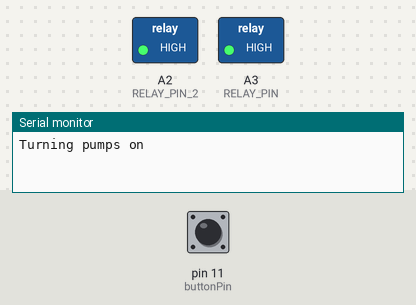
The sketch below on a simulated Arduino Uno, built with avr-gcc and run on an emulated ATmega328P. Parts: switched loads named in the sketch (green lamp = pin HIGH), the last lines printed to the serial monitor. The test bench sets the inputs (shaded band); at power-on: pin 11 (buttonPin) HIGH. The local clock reads 2024-03-15 10:24:30 at power-on unless the sketch sets it; no radio packets arrive unless stated.

Above: at 0.5 s.
At 2.5 s:
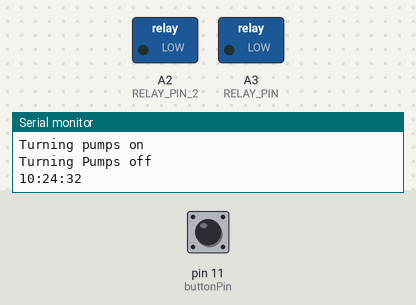
Timing chart, 0 to 5.3 s (numbered marks = the images above):
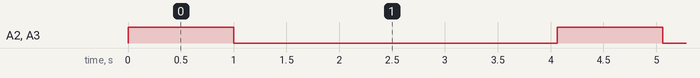

Measured:
- by itself, A2 (RELAY_PIN_2), A3 (RELAY_PIN): alternates HIGH for 1.0 s and LOW for 3.1 s

The sketch:

transmitter_1_28_23.ino
```cpp
#include "RTClib.h"
#include <RH_ASK.h>
#include <SPI.h>
#include <Wire.h>
#include <Time.h>

RH_ASK rf_driver;
RTC_DS1307 rtc;

const int RELAY_PIN =  A3; // arduino pin conecting to the relay
const int RELAY_PIN_2 =A2;
const int buttonPin = 11;
bool pumpsOn = false;
int buttonState = 0;

void setup(){
  pinMode(RELAY_PIN, OUTPUT);//stating this is an output
  pinMode(RELAY_PIN_2,OUTPUT);
  pinMode(buttonPin, INPUT_PULLUP);
  rf_driver.init();
  Serial.begin(57600);
  #ifndef ESP8266
    while (!Serial); // wait for serial port to connect. Needed for native USB
  #endif
  if (! rtc.begin()) {
    Serial.println("Couldn't find RTC");
    Serial.flush();
    while (1) delay(10);
  }
  if (! rtc.isrunning()) {
    Serial.println("RTC is NOT running, let's set the time!");
    rtc.adjust(DateTime(F(__DATE__), F(__TIME__)));
  }
}
void loop(){
  buttonState = digitalRead(buttonPin);
  // if(buttonState == LOW){
  //   if (pumpsOn == false){
      Serial.println ("Turning pumps on");
      digitalWrite(RELAY_PIN,HIGH);// here the pump will turn on
      digitalWrite(RELAY_PIN_2,HIGH);// here the pump will turn on
      pumpsOn = true;
      delay(1000);
    // }else{
      Serial.println("Turning Pumps off");
      digitalWrite(RELAY_PIN,LOW);
      digitalWrite(RELAY_PIN_2,LOW);
      pumpsOn = false;
      delay(1000);
    // }
  DateTime now = rtc.now();
  Serial.print(now.hour(), DEC);
  Serial.print(':');
  Serial.print(now.minute(), DEC);
  Serial.print(':');
  Serial.print(now.second(), DEC);
  Serial.println();
  Serial.println();
  delay(1000);


  const char *msg = "Welcome to the Workshop!";
  char UTC_time [9];
  int num = snprintf(UTC_time, 9, "%02hhu:%02hhu:%02hhu" , now.hour(), now.minute(), now.second());
  rf_driver.send((uint8_t *)UTC_time, strlen(UTC_time));
  rf_driver.waitPacketSent();
  delay(1000);
//  }

}
```
